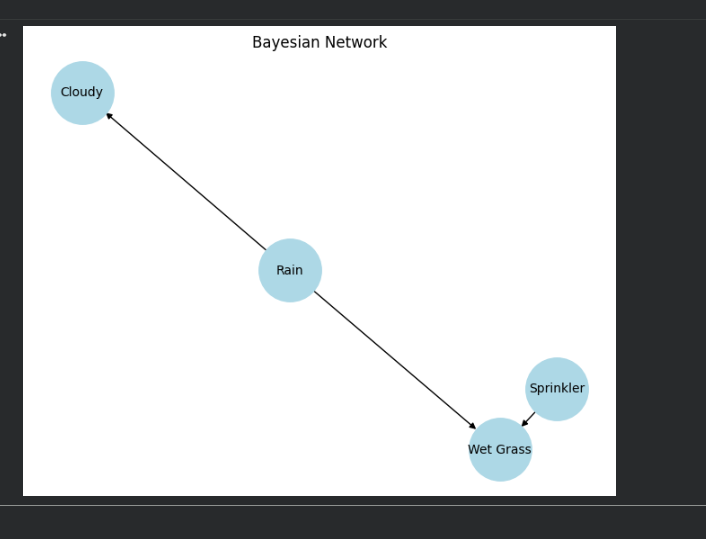

Write Python code to recreate this figure.

import networkx as nx
import matplotlib.pyplot as plt

# Create Bayesian Network
G = nx.DiGraph()

# Add nodes
G.add_edges_from([
    ("Rain", "Wet Grass"),
    ("Sprinkler", "Wet Grass"),
    ("Rain", "Cloudy")
])

# Draw network
nx.draw(G, with_labels=True,
        node_color='lightblue',
        node_size=2500,
        font_size=10,
        arrows=True)

plt.title("Bayesian Network")
plt.show()
